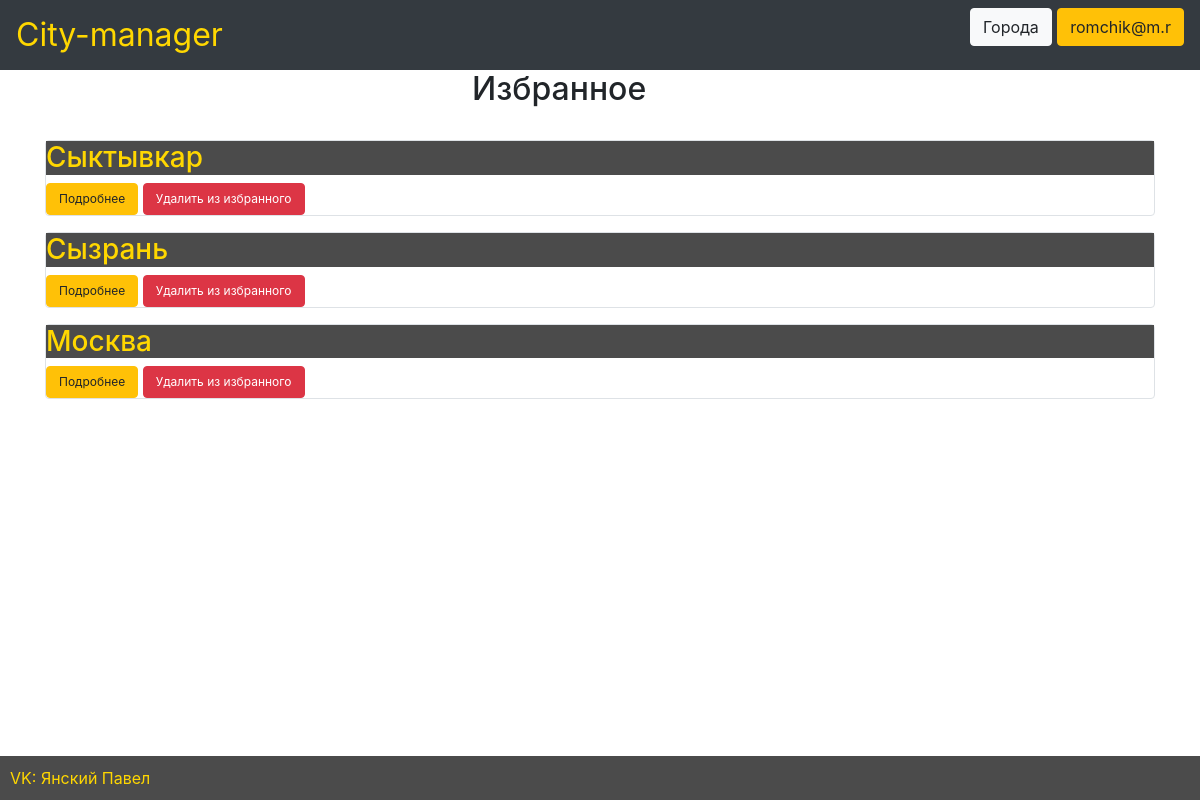
The app's page /selected_cities (signed in) with its own data.
### data/users.py (models this page shows, shortened)
class User(SqlAlchemyBase, UserMixin):
    __tablename__ = 'users'
    id = sqlalchemy.Column(sqlalchemy.Integer,
                           primary_key=True, autoincrement=True)
    name = sqlalchemy.Column(sqlalchemy.String, unique=True, nullable=True)
    about = sqlalchemy.Column(sqlalchemy.String, nullable=True)
    email = sqlalchemy.Column(sqlalchemy.String,
                              index=True, unique=True, nullable=True)
    photo = sqlalchemy.Column(sqlalchemy.BLOB, nullable=True)
    hashed_password = sqlalchemy.Column(sqlalchemy.String, nullable=True)
    created_date = sqlalchemy.Column(sqlalchemy.DateTime,
                                     default=datetime.datetime.now)
    def get_selected_cities(self):
        db_sess = db_session.create_session()
        cities_id = [item[0] for item in
                     db_sess.query(SelectedCity.city_id).filter(SelectedCity.user_id == self.id).all()]
        cities = db_sess.query(City).filter(City.id.in_(cities_id))
        return cities

### data/cities.py (models this page shows)
class City(SqlAlchemyBase):
    __tablename__ = 'cities'
    id = sqlalchemy.Column(sqlalchemy.Integer, primary_key=True, autoincrement=True)
    city = sqlalchemy.Column(sqlalchemy.Integer, unique=True, nullable=True)
    count_of_people = sqlalchemy.Column(sqlalchemy.String, nullable=True)
    sea = sqlalchemy.Column(sqlalchemy.Boolean, nullable=True)
    subway = sqlalchemy.Column(sqlalchemy.Boolean, nullable=True)
    information = sqlalchemy.Column(sqlalchemy.String, nullable=True, default="Отсутствует")
    user_id = sqlalchemy.Column(sqlalchemy.Integer, sqlalchemy.ForeignKey("users.id"))
    user = orm.relationship('User')

### main.py (the view)
@app.route("/selected_cities")
@login_required
def selected_cities():
    cities = current_user.get_selected_cities()
    return render_template("selected_cities.html", cities=cities)

### data/db_session.py (called while the page is built)
def create_session() -> Session:
    global __factory
    return __factory()

### main.py (called while the page is built)
@login_manager.user_loader
def load_user(user_id):
    db_sess = db_session.create_session()
    return db_sess.query(User).get(user_id)

### templates/selected_cities.html (shortened to what this page needs)
{% extends "base.html" %}
{% block content %}
<h2>Избранное</h2><br>
{% if cities %}
{% for item in cities%}
<div class="col-md6 border rounded">
    <h3>{{item.city}}</h3>
    <nav>
            <a class="btn btn-warning" href="{{ url_for('get_info', id=item.id) }}" style="font-size: 12px">Подробнее</a>
            <a class="btn btn-danger" href="{{ url_for('unlike', id=item.id) }}" style="font-size: 12px">Удалить из избранного</a>
    </nav>
</div>
{% endfor %}
{% else %}
<h5 class="selected_cities">Упс, кажется, вы ничего не добавляли</h5>
{% endif %}
{% endblock %}

### templates/base.html (shortened to what this page needs)
<!doctype html>
<html lang="en">
<head>
    <link rel="stylesheet"
          href="https://stackpath.bootstrapcdn.com/bootstrap/4.4.1/css/bootstrap.min.css"
>
    <link rel="stylesheet" type="text/css" href="{{url_for('static', filename='css/style.css')}}"/>
</head>
<body>
<header>
    <nav class="navbar navbar-dark bg-dark">
        <a style="color: gold; margin-left: 0; margin-right: auto; width: 16em;font-size: 2rem;"
           href="{{ url_for('index') }}">City-manager</a>
        {% if current_user.is_authenticated %}
        <p>
            <a class="btn btn-light" href="{{ url_for('main_sheet') }}">Города</a>
            <a class="btn btn-warning" href="{{ url_for('users', id=current_user.id) }}">{{ current_user.name }}</a>
        </p>
        {% else %}
        <p>
            <a class="btn btn-light" href="{{ url_for('register') }}">Зарегистрироваться</a>
            <a class="btn btn-warning" href="{{ url_for('login') }}">Войти</a>
        </p>
        {% endif %}
    </nav>
</header>
<main role="main" class="container">
    {% block content %}{% endblock %}
</main>
<br><br><br>
<a class="footer" href="https://vk.com/pavelyanski">
    VK: Янский Павел
</a>
</body>
</html>

### static/css/style.css (style rules this page uses)
h2 { margin-left: auto; margin-right: auto; width: 8em }
h3 { color: gold; background-color: #4b4b4b }
p { color: black; font-size: 1.2em }
a.footer { position: fixed; right: 0; bottom: 0; padding: 10px; background: #4b4b4b; color: gold; width: 100%; }

### records on screen
User: name "romchik@m.r"
City: city "Сыктывкар"
City: city "Сызрань"
City: city "Москва"
